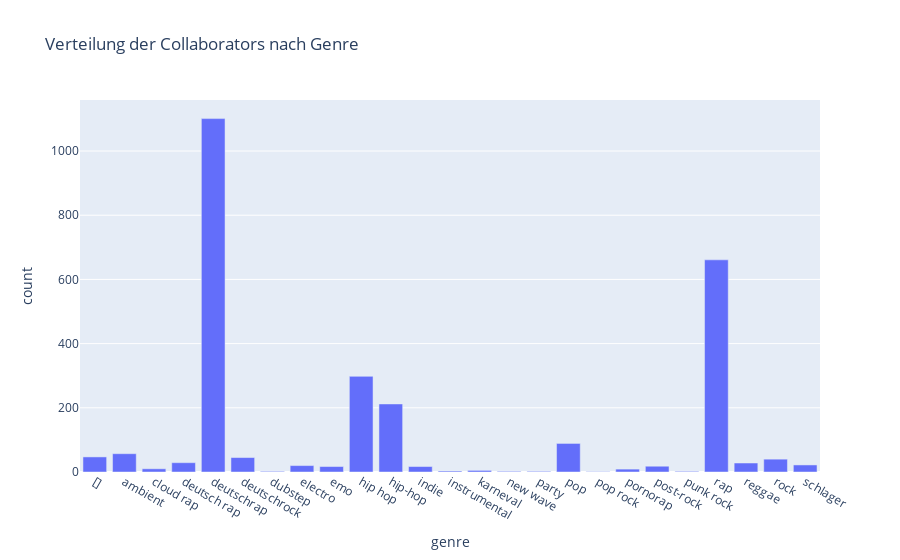

The cell this chart's notebook holds for it:
### Code cell
colabs_per_genre_fig = colabs_per_genre_df.plot(kind='bar', x='genre', y='count', title='Verteilung der Collaborators nach Genre')

colabs_per_genre_fig.show()

### Figure 1 — Plotly figure (JSON) as saved in the notebook; plotly's stock layout.template omitted (floating-point values rounded to 4 significant figures)
{"data": [{"alignmentgroup": "True", "hovertemplate": "genre=%{x}<br>count=%{y}<extra></extra>", "legendgroup": "", "marker": {"color": "#636efa", "pattern": {"shape": ""}}, "name": "", "offsetgroup": "", "orientation": "v", "showlegend": false, "textposition": "auto", "type": "bar", "x": ["[]", "ambient", "cloud rap", "deutsch rap", "deutschrap", "deutschrock", "dubstep", "electro", "emo", "hip hop", "hip-hop", "indie", "instrumental", "karneval", "new wave", "party", "pop", "pop rock", "pornorap", "post-rock", "punk rock", "rap", "reggae", "rock", "schlager"], "xaxis": "x", "y": [47, 57, 10, 29, 1101, 45, 2, 20, 17, 298, 212, 17, 3, 5, 2, 2, 89, 1, 9, 18, 2, 661, 28, 40, 22], "yaxis": "y"}], "layout": {"barmode": "relative", "legend": {"tracegroupgap": 0}, "title": {"text": "Verteilung der Collaborators nach Genre"}, "xaxis": {"anchor": "y", "domain": [0, 1], "title": {"text": "genre"}}, "yaxis": {"anchor": "x", "domain": [0, 1], "title": {"text": "count"}}}}
